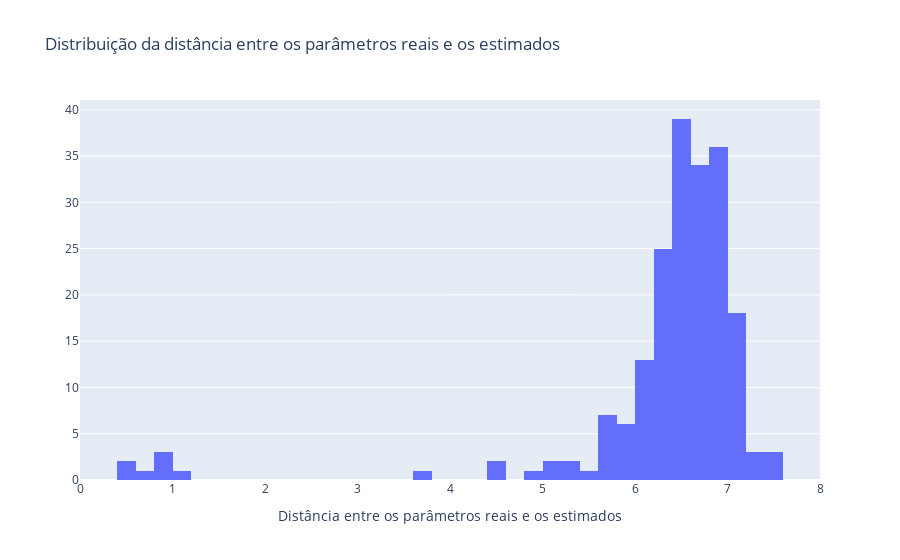

Notebook cell for this chart:
### Code cell
fig = go.Figure()
fig.add_trace(go.Histogram(x = distance_from_real, nbinsx = 50))
fig.update_xaxes(title_text = "Valores", range = [0, np.ceil(max(distance_from_real))])
fig.update_xaxes(title_text = 'Distância entre os parâmetros reais e os estimados')
fig.update_layout(title = 'Distribuição da distância entre os parâmetros reais e os estimados')
fig.show()

### Figure 1 — Plotly figure (JSON) as saved in the notebook; plotly's stock layout.template omitted (floating-point values rounded to 4 significant figures; data arrays with more than 128 entries replaced by an {"elided": "..."} marker saying what was removed)
{"data": [{"nbinsx": 50, "type": "histogram", "x": {"elided": "200 float values"}}], "layout": {"title": {"text": "Distribuição da distância entre os parâmetros reais e os estimados"}, "xaxis": {"range": [0, 8], "title": {"text": "Distância entre os parâmetros reais e os estimados"}}}}
